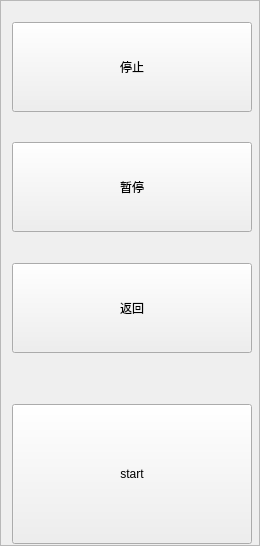
         <widget class="QFrame" name="frame_5">
          <property name="minimumSize">
           <size>
            <width>260</width>
            <height>0</height>
           </size>
          </property>
          <property name="maximumSize">
           <size>
            <width>260</width>
            <height>16777215</height>
           </size>
          </property>
          <property name="frameShape">
           <enum>QFrame::StyledPanel</enum>
          </property>
          <property name="frameShadow">
           <enum>QFrame::Raised</enum>
          </property>
          <layout class="QVBoxLayout" name="verticalLayout">
           <item>
            <spacer name="verticalSpacer_8">
             <property name="orientation">
              <enum>Qt::Vertical</enum>
             </property>
             <property name="sizeType">
              <enum>QSizePolicy::MinimumExpanding</enum>
             </property>
             <property name="sizeHint" stdset="0">
              <size>
               <width>20</width>
               <height>10</height>
              </size>
             </property>
            </spacer>
           </item>
           <item>
            <widget class="QPushButton" name="pushButton_18">
             <property name="minimumSize">
              <size>
               <width>240</width>
               <height>90</height>
              </size>
             </property>
             <property name="text">
              <string>停止</string>
             </property>
             <property name="flat">
              <bool>false</bool>
             </property>
            </widget>
           </item>
           <item>
            <spacer name="verticalSpacer_5">
             <property name="orientation">
              <enum>Qt::Vertical</enum>
             </property>
             <property name="sizeHint" stdset="0">
              <size>
               <width>20</width>
               <height>24</height>
              </size>
             </property>
            </spacer>
           </item>
           <item>
            <widget class="QPushButton" name="pushButton_19">
             <property name="minimumSize">
              <size>
               <width>240</width>
               <height>90</height>
              </size>
             </property>
             <property name="text">
              <string>暂停</string>
             </property>
             <property name="checkable">
              <bool>true</bool>
             </property>
            </widget>
           </item>
           <item>
            <spacer name="verticalSpacer_7">
             <property name="orientation">
              <enum>Qt::Vertical</enum>
             </property>
             <property name="sizeHint" stdset="0">
              <size>
               <width>20</width>
               <height>25</height>
              </size>
             </property>
            </spacer>
           </item>
           <item>
            <widget class="QPushButton" name="pushButton_20">
             <property name="minimumSize">
              <size>
               <width>240</width>
               <height>90</height>
              </size>
             </property>
             <property name="text">
              <string>返回</string>
             </property>
            </widget>
           </item>
           <item>
            <spacer name="verticalSpacer_31">
             <property name="orientation">
              <enum>Qt::Vertical</enum>
             </property>
             <property name="sizeHint" stdset="0">
              <size>
               <width>20</width>
               <height>25</height>
              </size>
             </property>
            </spacer>
           </item>
           <item>
            <widget class="QPushButton" name="pushButton_57">
             <property name="minimumSize">
              <size>
               <width>240</width>
               <height>140</height>
              </size>
             </property>
             <property name="maximumSize">
              <size>
               <width>16777215</width>
               <height>100</height>
              </size>
             </property>
             <property name="text">
              <string>start</string>
             </property>
             <property name="checkable">
              <bool>true</bool>
             </property>
             <property name="flat">
              <bool>false</bool>
             </property>
            </widget>
           </item>
           <item>
            <spacer name="verticalSpacer_6">
             <property name="orientation">
              <enum>Qt::Vertical</enum>
             </property>
             <property name="sizeType">
              <enum>QSizePolicy::MinimumExpanding</enum>
             </property>
             <property name="sizeHint" stdset="0">
              <size>
               <width>20</width>
               <height>10</height>
              </size>
             </property>
            </spacer>
           </item>
          </layout>
         </widget>
